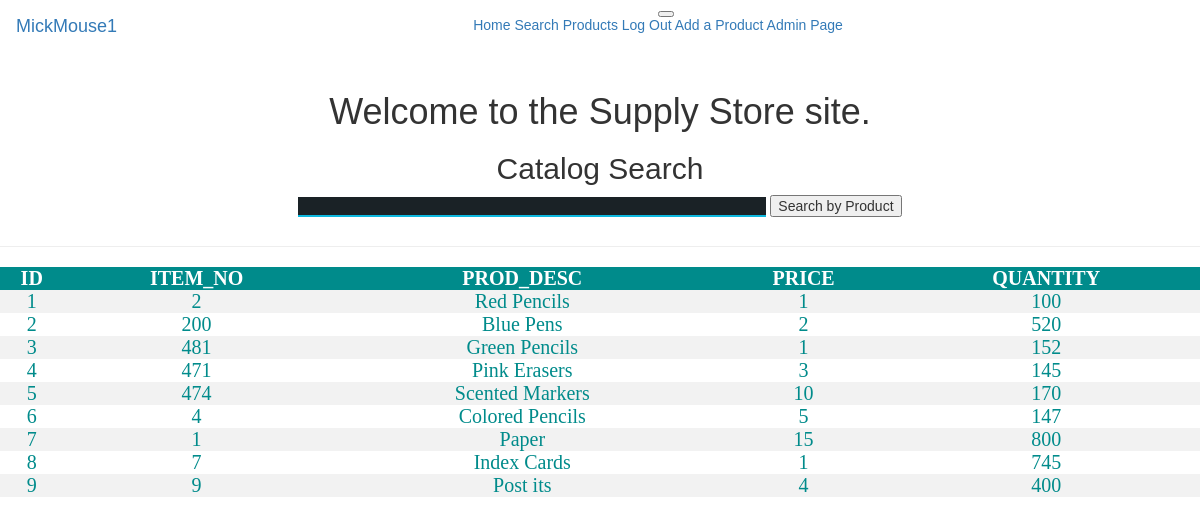
Page /M3/search.php (signed in) on the committed database.
### tables this page shows
CREATE TABLE `items` (
  `ID` int(2) NOT NULL,
  `ITEM_NO` int(3) NOT NULL,
  `PROD_DESC` varchar(50) NOT NULL,
  `PRICE` float(10,0) NOT NULL,
  `QUANTITY` int(3) NOT NULL,
  `PHOTOS` varchar(50) NOT NULL
);

### M3/search.php (the view, shortened to what this page needs)
<?php
require_once 'searchCatalog.php';
?>
<!DOCTYPE html>
<html>
<head>
</head>
<body>
<table>
<tr>
<th>ID</th>
<th>ITEM_NO</th>
<th>PROD_DESC</th>
<th>PRICE</th>
<th>QUANTITY</th>
</tr>
<?php
if ($result->num_rows > 0) {
while($row = $result->fetch_assoc()) {
    echo "<tr><td>" . $row["ID"]. "</td><td>" . $row["ITEM_NO"] . "</td><td>". $row["PROD_DESC"] . "</td><td>"
    . $row["PRICE"] . "</td><td>". $row["QUANTITY"]. "</td></tr>";
}
echo "</table>";
} else { echo "0 results"; }
?>
</body>
</html>

### M3/styles.css (style rules this page uses)
body { background: #222D32; font-family: 'Roboto', sans-serif; }

### M3/showTopMenu.php (style rules this page uses)
body { font: 14px sans-serif; text-align: center; }

### M3/searchCatalog.php (style rules this page uses)
body { font: 14px sans-serif; text-align: center; }

### M3/search.php (style rules this page uses)
table { border-collapse: collapse; width: 100%; color: darkCyan; font-family: calibri; font-size: 20px; text-align: center; }
th { background-color: darkCyan; color: white; text-align: center; }
tr:nth-child(even) { background-color: #f2f2f2 }

### rows in the picture
items: ID "1", ITEM_NO "2", PROD_DESC "Red Pencils", PRICE "1", QUANTITY "100"
items: ID "2", ITEM_NO "200", PROD_DESC "Blue Pens", PRICE "2", QUANTITY "520"
items: ID "3", ITEM_NO "481", PROD_DESC "Green Pencils", PRICE "1", QUANTITY "152"
items: ID "4", ITEM_NO "471", PROD_DESC "Pink Erasers", PRICE "3", QUANTITY "145"
items: ID "5", ITEM_NO "474", PROD_DESC "Scented Markers", PRICE "10", QUANTITY "170"
items: ID "6", ITEM_NO "4", PROD_DESC "Colored Pencils", PRICE "5", QUANTITY "147"
items: ID "7", ITEM_NO "1", PROD_DESC "Paper", PRICE "15", QUANTITY "800"
items: ID "8", ITEM_NO "7", PROD_DESC "Index Cards", PRICE "1", QUANTITY "745"
items: ID "9", ITEM_NO "9", PROD_DESC "Post its", PRICE "4", QUANTITY "400"

### other values in the picture
$_SESSION['username'] "MickMouse1"
